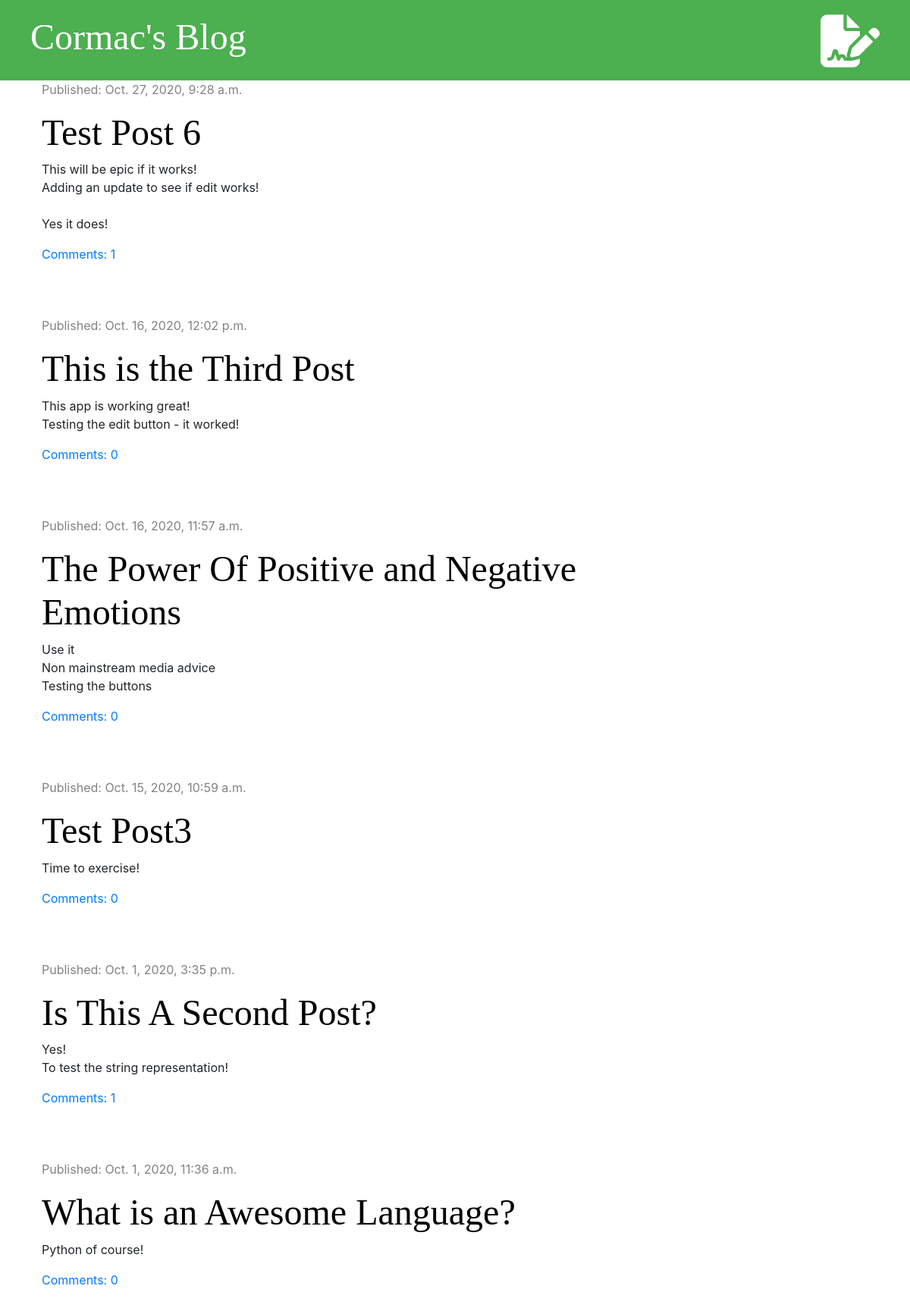
The page / on the database its author committed.
### blog/models.py (models this page shows, shortened)
class Post(models.Model):
    author = models.ForeignKey('auth.User', on_delete=models.CASCADE)
    title = models.CharField(max_length=200)
    text = models.TextField()
    created_date = models.DateTimeField(default=timezone.now)
    published_date = models.DateTimeField(blank=True, null=True)
    def approved_comments(self):
        return self.comments.filter(approved=True)

### blog/views.py (the view)
# urls.py: path('', views.post_list, name='post_list'),
def post_list(request):
    posts = Post.objects.filter(published_date__lte=timezone.now()).order_by('-published_date')
    stuff_for_frontend = {'posts': posts}
    return render(request, 'blog/post_list.html', stuff_for_frontend)

### blog/templates/blog/post_list.html (shortened to what this page needs)
{% extends 'blog/base.html' %}
{% block content %}
    {% for post in posts %}
        <div class="post">
            <div class="date">
                <p>Published: {{ post.published_date }}</p>
            </div>
            <h1><a href="{% url 'post_detail' pk=post.pk %}">{{ post.title }}</a></h1>
            <p>{{ post.text|truncatechars:100|linebreaksbr }}</p>
            <a href="{% url 'post_detail' pk=post.pk %}">Comments: {{ post.approved_comments.count }}</a>
        </div>
    {% endfor %}
{% endblock %}

### blog/static/css/blog.css (style rules this page uses)
h1, h2, h3, h4 { font-family: "Times New Roman", Times, serif; font-size: 48px; }
.date { color: #828282; }
.post { margin-bottom: 70px; }
.post h1 a { color: #000000; }

### rows shown on the page
Post: published_date "Oct. 27, 2020, 9:28 a.m.", title "Test Post 6", text "This will be epic if it works! Adding an update to see if edit works! Yes it does!", approved_comments.count "1"
Post: published_date "Oct. 16, 2020, 12:02 p.m.", title "This is the Third Post", text "This app is working great! Testing the edit button - it worked!", approved_comments.count "0"
Post: published_date "Oct. 16, 2020, 11:57 a.m.", title "The Power Of Positive and Negative Emotions", text "Use it Non mainstream media advice Testing the buttons", approved_comments.count "0"
Post: published_date "Oct. 15, 2020, 10:59 a.m.", title "Test Post3", text "Time to exercise!", approved_comments.count "0"
Post: published_date "Oct. 1, 2020, 3:35 p.m.", title "Is This A Second Post?", text "Yes! To test the string representation!", approved_comments.count "1"
Post: published_date "Oct. 1, 2020, 11:36 a.m.", title "What is an Awesome Language?", text "Python of course!", approved_comments.count "0"
